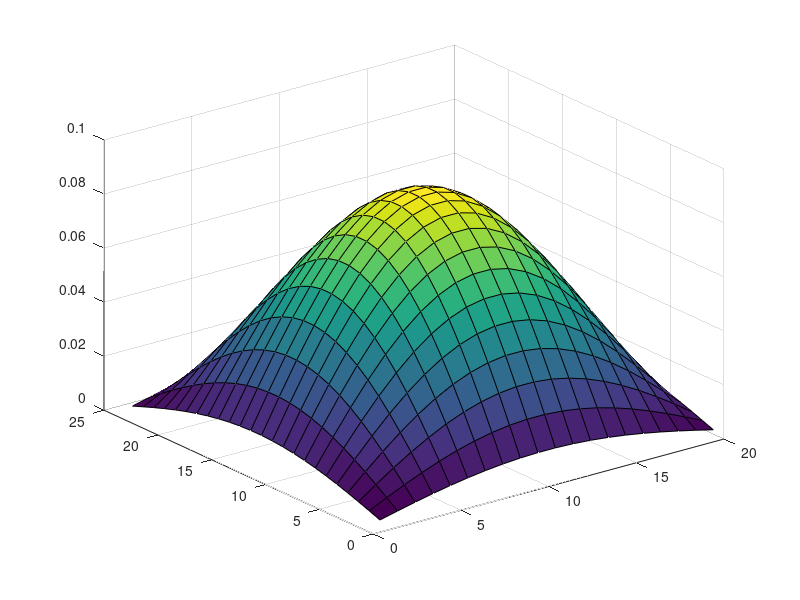
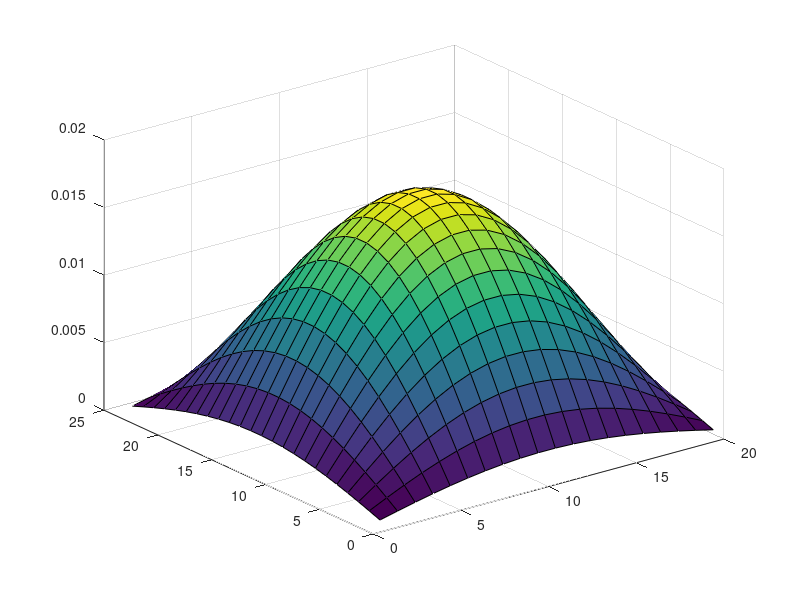

These charts were generated, in order, by the following MATLAB code: (Note: this script raises an error after producing the figures.)
%Vec Object: V0_EPS_0x84000000_0 1 MPI processes
%  type: seq
phitest8 = [
1.5993796067893648e-03
3.1630317159629961e-03
4.6560269231724549e-03
6.0450141825183490e-03
7.2989658138110508e-03
8.3898706096787404e-03
9.2933595596548374e-03
9.9892502136026320e-03
1.0461997524297717e-02
1.0701041098090208e-02
1.0701041096641292e-02
1.0461997520079702e-02
9.9892502069903102e-03
9.2933595512357439e-03
8.3898706002009469e-03
7.2989658041167031e-03
6.0450141734688300e-03
4.6560269155718568e-03
3.1630317104866627e-03
1.5993796039238924e-03
3.1735360634346723e-03
6.2761805751336006e-03
9.2386255834988589e-03
1.1994694962196399e-02
1.4482822675478057e-02
1.6647428061693840e-02
1.8440157413432714e-02
1.9820964119442758e-02
2.0759003239745367e-02
2.1233320530613938e-02
2.1233320527738953e-02
2.0759003231375858e-02
1.9820964106322409e-02
1.8440157396727309e-02
1.6647428042887734e-02
1.4482822656242251e-02
1.1994694944240084e-02
9.2386255684175304e-03
6.2761805642673014e-03
3.1735360577489205e-03
4.6976440025751067e-03
9.2903504004758150e-03
1.3675525721736850e-02
1.7755212395757825e-02
2.1438276963578851e-02
2.4642445848772843e-02
2.7296143213195387e-02
2.9340089842931599e-02
3.0728627347969807e-02
3.1430738095170496e-02
3.1430738090914769e-02
3.0728627335580797e-02
2.9340089823510117e-02
2.7296143188467119e-02
2.4642445820935003e-02
2.1438276935104958e-02
1.7755212369177893e-02
1.3675525699412640e-02
9.2903503843909212e-03
4.6976439941587445e-03
6.1476673492297995e-03
1.2158005968225987e-02
1.7896754823692025e-02
2.3235719748922263e-02
2.8055637089675772e-02
3.2248837857151366e-02
3.5721652875287023e-02
3.8396505195366984e-02
4.0213643036851994e-02
4.1132474543399300e-02
4.1132474537829963e-02
4.0213643020638880e-02
3.8396505169950662e-02
3.5721652842925895e-02
3.2248837820720855e-02
2.8055637052412850e-02
2.3235719714137910e-02
1.7896754794477002e-02
1.2158005947176172e-02
6.1476673382155631e-03
7.5007383829479987e-03
1.4833922664571073e-02
2.1835741625332795e-02
2.8349786199475972e-02
3.4230543395122853e-02
3.9346646814080899e-02
4.3583811160110744e-02
4.6847385183590523e-02
4.9064466034011239e-02
5.0185527789163763e-02
5.0185527782368664e-02
4.9064466014229730e-02
4.6847385152580273e-02
4.3583811120627126e-02
3.9346646769632232e-02
3.4230543349658582e-02
2.8349786157035796e-02
2.1835741589687728e-02
1.4833922638888327e-02
7.5007383695095938e-03
8.7355183745459510e-03
1.7275899703093622e-02
2.5430365978844318e-02
3.3016759899661796e-02
3.9865613961230388e-02
4.5823936081088160e-02
5.0758627188947775e-02
5.4559454439983515e-02
5.7141513634413436e-02
5.8447125836993248e-02
5.8447125829079537e-02
5.7141513611375483e-02
5.4559454403868342e-02
5.0758627142964356e-02
4.5823936029322339e-02
3.9865613908281770e-02
3.3016759850235111e-02
2.5430365937331358e-02
1.7275899673182982e-02
8.7355183588953174e-03
9.8325341100286984e-03
1.9445425655227000e-02
2.8623938522766457e-02
3.7163039901787875e-02
4.4871980377627921e-02
5.1578554958565156e-02
5.7132949850786631e-02
6.1411089050977884e-02
6.4317405999188199e-02
6.5786978377828306e-02
6.5786978368920779e-02
6.4317405973257122e-02
6.1411089010327359e-02
5.7132949799028623e-02
5.1578554900298591e-02
4.4871980318030018e-02
3.7163039846154190e-02
2.8623938476040299e-02
1.9445425621560184e-02
9.8325340924126595e-03
1.0774484994550245e-02
2.1308285797980737e-02
3.1366094706339727e-02
4.0723236888167473e-02
4.9170689249009296e-02
5.6519749661974358e-02
6.2606252261442299e-02
6.7294234637221048e-02
7.0478975010098116e-02
7.2089331543304894e-02
7.2089331533544077e-02
7.0478974981682888e-02
6.7294234592676264e-02
6.2606252204725973e-02
5.6519749598125897e-02
4.9170689183702015e-02
4.0723236827204190e-02
3.1366094655137289e-02
2.1308285761088692e-02
1.0774484975246619e-02
1.1546515893215367e-02
2.2835101700731459e-02
3.3613589068808007e-02
4.3641204400046402e-02
5.2693947337734408e-02
6.0569594563696608e-02
6.7092217133072354e-02
7.2116110436225275e-02
7.5529048998930592e-02
7.7254793413983378e-02
7.7254793403523120e-02
7.5529048968479270e-02
7.2116110388488780e-02
6.7092217072292140e-02
6.0569594495273313e-02
5.2693947267747704e-02
4.3641204334714981e-02
3.3613589013936809e-02
2.2835101661196022e-02
1.1546515872528596e-02
1.2136451405855203e-02
2.4001794541462701e-02
3.5330977247403424e-02
4.5870924302401479e-02
5.5386190705620723e-02
6.3664221128954937e-02
7.0520098051834998e-02
7.5800672513066533e-02
7.9387985205528228e-02
8.1201901492130441e-02
8.1201901481135749e-02
7.9387985173521178e-02
7.5800672462891142e-02
7.0520097987949462e-02
6.3664221057035841e-02
5.5386190632058387e-02
4.5870924233732215e-02
3.5330977189728802e-02
2.4001794499907352e-02
1.2136451384111522e-02
1.2534987881096782e-02
2.4789964845626913e-02
3.6491174958262089e-02
4.7377232520200020e-02
5.7204960993797932e-02
6.5754825164620057e-02
7.2835835195371901e-02
7.8289813023259255e-02
8.1994925796505122e-02
8.3868407418893842e-02
8.3868407407538148e-02
8.1994925763447163e-02
7.8289812971436251e-02
7.2835835129388599e-02
6.5754825090339392e-02
5.7204960917820076e-02
4.7377232449275899e-02
3.6491174898693607e-02
2.4789964802707034e-02
1.2534987858639112e-02
1.2735840141503767e-02
2.5187182658829785e-02
3.7075885134673733e-02
4.8136373600652108e-02
5.8121575020958265e-02
6.6808436495740448e-02
7.4002907894315892e-02
7.9544276614426854e-02
8.3308757636180689e-02
8.5212258674803157e-02
8.5212258663265553e-02
8.3308757602593000e-02
7.9544276561773500e-02
7.4002907827275380e-02
6.6808436420269651e-02
5.8121574943763070e-02
4.8136373528591632e-02
3.7075885074150862e-02
2.5187182615222271e-02
1.2735840118686287e-02
1.2735840605782311e-02
2.5187183577015670e-02
3.7075886486256170e-02
4.8136375355439021e-02
5.8121577139750587e-02
6.6808438931207900e-02
7.4002910592054105e-02
7.9544279514172853e-02
8.3308760673158941e-02
8.5212261781172624e-02
8.5212261769634964e-02
8.3308760639571267e-02
7.9544279461519554e-02
7.4002910525013718e-02
6.6808438855737215e-02
5.8121577062555489e-02
4.8136375283378621e-02
3.7075886425733388e-02
2.5187183533408188e-02
1.2735840582964855e-02
1.2534989244760085e-02
2.4789967542491541e-02
3.6491178928084539e-02
4.7377237674301034e-02
5.7204967217043434e-02
6.5754832317993020e-02
7.2835843119077773e-02
7.8289821540295582e-02
8.1994934716615328e-02
8.3868416542817473e-02
8.3868416531461834e-02
8.1994934683557438e-02
7.8289821488472744e-02
7.2835843053094720e-02
6.5754832243712591e-02
5.7204967141065814e-02
4.7377237603377143e-02
3.6491178868516300e-02
2.4789967499571811e-02
1.2534989222302496e-02
1.2136453583219284e-02
2.4001798847552148e-02
3.5330983586027327e-02
4.5870932531965454e-02
5.5386200642289940e-02
6.3664232550760633e-02
7.0520110703632913e-02
7.5800686112236434e-02
7.9387999448287089e-02
8.1201916060318624e-02
8.1201916049324099e-02
7.9387999416280289e-02
7.5800686062061334e-02
7.0520110639747807e-02
6.3664232478841995e-02
5.5386200568728047e-02
4.5870932463296606e-02
3.5330983528353066e-02
2.4001798805997062e-02
1.2136453561475736e-02
1.1546518747468428e-02
2.2835107345478292e-02
3.3613597377954323e-02
4.3641215187979587e-02
5.2693960363469884e-02
6.0569609536261011e-02
6.7092233718003283e-02
7.2116128263042867e-02
7.5529067669413127e-02
7.7254812511063239e-02
7.7254812500603134e-02
7.5529067638962166e-02
7.2116128215306788e-02
6.7092233657223665e-02
6.0569609467838327e-02
5.2693960293483839e-02
4.3641215122648749e-02
3.3613597323083597e-02
2.2835107305943202e-02
1.1546518726781837e-02
1.0774488346349068e-02
2.1308292426704740e-02
3.1366104463914204e-02
4.0723249556624326e-02
4.9170704545356173e-02
5.6519767244516149e-02
6.2606271737414107e-02
6.7294255571561823e-02
7.0478996935169319e-02
7.2089353969336703e-02
7.2089353959575969e-02
7.0478996906754424e-02
6.7294255527017566e-02
6.2606271680698447e-02
5.6519767180668486e-02
4.9170704480049648e-02
4.0723249495661730e-02
3.1366104412712342e-02
2.1308292389813126e-02
1.0774488327045660e-02
9.8325377487674323e-03
1.9445432851421071e-02
2.8623949115664803e-02
3.7163053654762669e-02
4.4871996983460491e-02
5.1578574046308605e-02
5.7132970994052353e-02
6.1411111777460239e-02
6.4317429801215201e-02
6.5787002723701998e-02
6.5787002714794623e-02
6.4317429775284499e-02
6.1411111736810305e-02
5.7132970942295074e-02
5.1578573988042838e-02
4.4871996923863372e-02
3.7163053599129740e-02
2.8623949068939284e-02
1.9445432817754710e-02
9.8325377311516294e-03
8.7355220715892683e-03
1.7275907014594426e-02
2.5430376741475781e-02
3.3016773873004536e-02
3.9865630833143040e-02
4.5823955474680114e-02
5.0758648670998233e-02
5.4559477530619016e-02
5.7141537817827340e-02
5.8447150572968079e-02
5.8447150565054472e-02
5.7141537794789747e-02
5.4559477494504405e-02
5.0758648625015543e-02
4.5823955422915098e-02
3.9865630780195255e-02
3.3016773823578628e-02
2.5430376699963460e-02
1.7275906984684244e-02
8.7355220559388758e-03
7.5007419059970682e-03
1.4833929631970128e-02
2.1835751881441660e-02
2.8349799515190156e-02
3.4230559472991334e-02
3.9346665294950678e-02
4.3583831631149747e-02
4.6847407187509592e-02
4.9064489079279204e-02
5.0185551360987450e-02
5.0185551354192462e-02
4.9064489059498027e-02
4.6847407156499869e-02
4.3583831591666809e-02
3.9346665250502767e-02
3.4230559427527840e-02
2.8349799472750705e-02
2.1835751845797204e-02
1.4833929606287818e-02
7.5007418925588931e-03
6.1476704769184952e-03
1.2158012153735992e-02
1.7896763928849264e-02
2.3235731570332589e-02
2.8055651363268454e-02
3.2248854264077954e-02
3.5721671049043890e-02
3.8396524729982444e-02
4.0213663495955065e-02
4.1132495469967424e-02
4.1132495464398226e-02
4.0213663479742263e-02
3.8396524704566622e-02
3.5721671016683360e-02
3.2248854227648088e-02
2.8055651326006216e-02
2.3235731535548858e-02
1.7896763899634769e-02
1.2158012132686557e-02
6.1476704659044574e-03
4.6976465383792411e-03
9.2903554154384199e-03
1.3675533103831952e-02
1.7755221980081632e-02
2.1438288536033436e-02
2.4642459150848693e-02
2.7296157947746147e-02
2.9340105680811752e-02
3.0728643935387299e-02
3.1430755061589835e-02
3.1430755057334225e-02
3.0728643922998549e-02
2.9340105661390659e-02
2.7296157923018347e-02
2.4642459123011398e-02
2.1438288507560084e-02
1.7755221953502209e-02
1.3675533081508156e-02
9.2903553993538279e-03
4.6976465299630402e-03
3.1735378480203468e-03
6.2761841044402600e-03
9.2386307786876329e-03
1.1994701707215359e-02
1.4482830819654640e-02
1.6647437423100618e-02
1.8440167782951343e-02
1.9820975265435348e-02
2.0759014913228846e-02
2.1233332470821990e-02
2.1233332467947060e-02
2.0759014904859499e-02
1.9820975252315236e-02
1.8440167766246258e-02
1.6647437404294887e-02
1.4482830800419221e-02
1.1994701689259398e-02
9.2386307636065958e-03
6.2761840935741716e-03
3.1735378423347060e-03
1.5993805280244972e-03
3.1630335378543934e-03
4.6560296050220775e-03
6.0450176644181114e-03
7.2989700179810759e-03
8.3898754422048194e-03
9.2933649125863330e-03
9.9892559673639119e-03
1.0462003550359270e-02
1.0701047261839765e-02
1.0701047260390870e-02
1.0462003546141331e-02
9.9892559607517237e-03
9.2933649041674095e-03
8.3898754327272219e-03
7.2989700082869294e-03
6.0450176553687772e-03
4.6560295974216312e-03
3.1630335323781702e-03
1.5993805251590825e-03
3.1713977499910550e-04
6.2719517146368200e-04
9.2324006417074487e-04
1.1986612994027770e-03
1.4473064218751030e-03
1.6636211104211688e-03
1.8427732523495352e-03
1.9807608848564518e-03
2.0745015922612386e-03
2.1219013620779950e-03
2.1219013617928993e-03
2.0745015914312827e-03
1.9807608835553823e-03
1.8427732506929573e-03
1.6636211085562761e-03
1.4473064199676002e-03
1.1986612976221539e-03
9.2324006267521764e-04
6.2719517038613444e-04
3.1713977443528248e-04
6.2927807057144500e-04
1.2444991088598268e-03
1.8319200934580437e-03
2.3784190102265441e-03
2.8717879764081828e-03
3.3010059445577641e-03
3.6564848945309812e-03
3.9302840140104569e-03
4.1162870831299089e-03
4.2103391007171208e-03
4.2103391001514241e-03
4.1162870814830891e-03
3.9302840114288379e-03
3.6564848912439508e-03
3.3010059408573921e-03
2.8717879726232608e-03
2.3784190066933799e-03
1.8319200904905744e-03
1.2444991067217255e-03
6.2927806945269158e-04
9.3149228333993411e-04
1.8421765682596423e-03
2.7117096726443123e-03
3.5206676637613669e-03
4.2509797568242363e-03
4.8863319864659166e-03
5.4125316337683225e-03
5.8178242681498123e-03
6.0931563219189478e-03
6.2323773320130714e-03
6.2323773311756970e-03
6.0931563194812329e-03
5.8178242643283596e-03
5.4125316289026790e-03
4.8863319809884197e-03
4.2509797512215869e-03
3.5206676585313825e-03
2.7117096682517006e-03
1.8421765650947059e-03
9.3149228168389357e-04
1.2190163181213017e-03
2.4108018259875255e-03
3.5487340046535397e-03
4.6073933295708233e-03
5.5631311007661582e-03
6.3945977157239490e-03
7.0832195842287071e-03
7.6136140316780485e-03
7.9739329226118372e-03
8.1561273284758897e-03
8.1561273273800423e-03
7.9739329194216755e-03
7.6136140266770220e-03
7.0832195778611877e-03
6.3945977085557194e-03
5.5631310934341404e-03
4.6073933227264987e-03
3.5487339989050573e-03
2.4108018218456716e-03
1.2190163159540919e-03
1.4873157518752167e-03
2.9414073274808979e-03
4.3297927237518812e-03
5.6214577051080915e-03
6.7875486102336787e-03
7.8020168951955836e-03
8.6422010148727683e-03
9.2893326444266032e-03
9.7289559326611350e-03
9.9512504218462992e-03
9.9512504205092698e-03
9.7289559287688405e-03
9.2893326383248920e-03
8.6422010071037988e-03
7.8020168864496638e-03
6.7875486012879292e-03
5.6214576967573669e-03
4.3297927167381999e-03
2.9414073224274468e-03
1.4873157492310170e-03
1.7321593440917777e-03
3.4256251106412824e-03
5.0425680726984209e-03
6.5468683963327227e-03
7.9049224980438718e-03
9.0863936932934382e-03
1.0064889867909675e-02
1.0818553034305733e-02
1.1330547602799820e-02
1.1589436460862888e-02
1.1589436459305751e-02
1.1330547598266769e-02
1.0818553027199553e-02
1.0064889858861772e-02
9.0863936831077664e-03
7.9049224876254678e-03
6.5468683866073112e-03
5.0425680645301502e-03
3.4256251047559325e-03
1.7321593410122905e-03
1.9496857658666989e-03
3.8558187733674018e-03
5.6758191607994835e-03
7.3690311268823630e-03
8.8976311141840021e-03
1.0227472724897586e-02
1.1328849494945593e-02
1.2177158487298084e-02
1.2753449880926993e-02
1.3044850278487823e-02
1.3044850276735142e-02
1.2753449875824678e-02
1.2177158479299510e-02
1.1328849484761464e-02
1.0227472713432805e-02
8.8976311024572576e-03
7.3690311159356333e-03
5.6758191516054386e-03
3.8558187667429686e-03
1.9496857624004885e-03
2.1364644953140322e-03
4.2252039040777314e-03
6.2195592393221900e-03
8.0749798983373883e-03
9.7500188495273938e-03
1.1207258490612739e-02
1.2414146496037151e-02
1.3343722982128523e-02
1.3975222746346109e-02
1.4294539127584783e-02
1.4294539125664201e-02
1.3975222740755001e-02
1.3343722973363694e-02
1.2414146484877405e-02
1.1207258478049643e-02
9.7500188366772458e-03
8.0749798863419854e-03
6.2195592292473697e-03
4.2252038968186890e-03
2.1364644915157663e-03
2.2895499189626157e-03
4.5279550759675857e-03
6.6652131985372471e-03
8.6535814718257786e-03
1.0448643034219123e-02
1.2010299176632882e-02
1.3303665081414871e-02
1.4299849091525093e-02
1.4976598102407569e-02
1.5318794659566353e-02
1.5318794657508151e-02
1.4976598096415836e-02
1.4299849082132261e-02
1.3303665069455491e-02
1.2010299163169620e-02
1.0448643020448234e-02
8.6535814589708757e-03
6.6652131877405468e-03
4.5279550681884195e-03
2.2895499148921955e-03
2.4065277859237994e-03
4.7592977176352299e-03
7.0057528025654911e-03
9.0957109461670335e-03
1.0982485936991731e-02
1.2623930339514340e-02
1.3983376998198512e-02
1.5030458121159773e-02
1.5741783646450385e-02
1.6101463737384237e-02
1.6101463735220877e-02
1.5741783640152520e-02
1.5030458111287040e-02
1.3983376985628113e-02
1.2623930325363223e-02
1.0982485922517285e-02
9.0957109326553660e-03
7.0057527912171748e-03
4.7592977094586169e-03
2.4065277816454175e-03
2.4855532822152370e-03
4.9155834112119814e-03
7.2358075292784565e-03
9.3943956635630533e-03
1.1343128522031050e-02
1.3038474632775309e-02
1.4442562765168060e-02
1.5524027910571701e-02
1.6258711924797959e-02
1.6630203181120604e-02
1.6630203178886208e-02
1.6258711918293322e-02
1.5524027900374777e-02
1.4442562752184890e-02
1.3038474618159528e-02
1.1343128507081308e-02
9.3943956496077112e-03
7.2358075175575024e-03
4.9155834027668809e-03
2.4855532777963672e-03
2.5253801247768050e-03
4.9943474304818183e-03
7.3517492672151982e-03
9.5449251733228935e-03
1.1524883223101055e-02
1.3247394425466213e-02
1.4673980726532908e-02
1.5772774545753369e-02
1.6519230645002492e-02
1.6896674428629382e-02
1.6896674426359191e-02
1.6519230638393629e-02
1.5772774535393063e-02
1.4673980713341720e-02
1.3247394410616245e-02
1.1524883207911783e-02
9.5449251591439559e-03
7.3517492553064577e-03
4.9943474219014102e-03
2.5253801202871390e-03
2.5253802163362205e-03
4.9943476115553590e-03
7.3517495337579808e-03
9.5449255193807980e-03
1.1524883640943713e-02
1.3247394905759711e-02
1.4673981258548296e-02
1.5772775117606296e-02
1.6519231243918710e-02
1.6896675041230082e-02
1.6896675038959891e-02
1.6519231237309848e-02
1.5772775107245996e-02
1.4673981245357128e-02
1.3247394890909765e-02
1.1524883625754460e-02
9.5449255052018761e-03
7.3517495218492507e-03
4.9943476029749656e-03
2.5253802118465570e-03
2.4855535511404615e-03
4.9155839430550883e-03
7.2358083121589513e-03
9.3943966799926726e-03
1.1343129749304452e-02
1.3038476043477226e-02
1.4442564327785731e-02
1.5524029590198860e-02
1.6258713683914475e-02
1.6630204980430736e-02
1.6630204978196353e-02
1.6258713677409858e-02
1.5524029580001960e-02
1.4442564314802614e-02
1.3038476028861483e-02
1.1343129734354753e-02
9.3943966660373739e-03
7.2358083004380371e-03
4.9155839346100147e-03
2.4855535467216082e-03
2.4065282153172734e-03
4.7592985668302376e-03
7.0057540525924186e-03
9.0957125691023544e-03
1.0982487896581745e-02
1.2623932591985063e-02
1.3983379493233455e-02
1.5030460803023990e-02
1.5741786455235426e-02
1.6101466610346553e-02
1.6101466608183217e-02
1.5741786448937655e-02
1.5030460793151316e-02
1.3983379480663138e-02
1.2623932577834035e-02
1.0982487882107383e-02
9.0957125555907684e-03
7.0057540412441759e-03
4.7592985586536740e-03
2.4065282110389170e-03
2.2895504818439684e-03
4.5279561891564523e-03
6.6652148371668359e-03
8.6535835992918066e-03
1.0448645602997521e-02
1.2010302129341396e-02
1.3303668352094858e-02
1.4299852607114985e-02
1.4976601784374884e-02
1.5318798425662047e-02
1.5318798423603871e-02
1.4976601778383218e-02
1.4299852597722226e-02
1.3303668340135594e-02
1.2010302115878243e-02
1.0448645589226761e-02
8.6535835864370199e-03
6.6652148263702258e-03
4.5279561813773529e-03
2.2895504777735829e-03
2.1364651563153575e-03
4.2252052113147054e-03
6.2195611635933049e-03
8.0749823966576057e-03
9.7500218660883792e-03
1.1207261958029504e-02
1.2414150336853341e-02
1.3343727110546643e-02
1.3975227070144128e-02
1.4294543550176215e-02
1.4294543548255649e-02
1.3975227064553095e-02
1.3343727101781916e-02
1.2414150325693719e-02
1.1207261945466555e-02
9.7500218532383769e-03
8.0749823846623416e-03
6.2195611535185947e-03
4.2252052040557455e-03
2.1364651525171336e-03
1.9496864834548514e-03
3.8558201925139746e-03
5.6758212498030933e-03
7.3690338390781235e-03
8.8976343889859508e-03
1.0227476489152055e-02
1.1328853664565373e-02
1.2177162969140749e-02
1.2753454574875586e-02
1.3044855079687306e-02
1.3044855077934649e-02
1.2753454569773349e-02
1.2177162961142286e-02
1.1328853654381377e-02
1.0227476477687424e-02
8.8976343772593589e-03
7.3690338281315430e-03
5.6758212406091725e-03
3.8558201858896316e-03
1.9496864799886876e-03
1.7321600731780575e-03
3.4256265525272589e-03
5.0425701951747484e-03
6.5468711519867931e-03
7.9049258253189262e-03
9.0863975178636629e-03
1.0064894104340484e-02
1.0818557587962283e-02
1.1330552371960930e-02
1.1589441338993405e-02
1.1589441337436293e-02
1.1330552367427960e-02
1.0818557580856213e-02
1.0064894095292725e-02
9.0863975076781473e-03
7.9049258149006818e-03
6.5468711422615308e-03
5.0425701870066009e-03
3.4256265466419997e-03
1.7321600700986170e-03
1.4873164466484496e-03
2.9414087015072776e-03
4.3297947463379338e-03
5.6214603310725886e-03
6.7875517809169242e-03
7.8020205397697469e-03
8.6422050519241005e-03
9.2893369837740505e-03
9.7289604773708443e-03
9.9512550703969773e-03
9.9512550690599704e-03
9.7289604734786175e-03
9.2893369776724435e-03
8.6422050441552645e-03
7.8020205310239824e-03
6.7875517719713247e-03
5.6214603227220132e-03
4.3297947393243722e-03
2.9414086964539132e-03
1.4873164440042945e-03
1.2190169349263313e-03
2.4108030458191809e-03
3.5487358002627952e-03
4.6073956608467448e-03
5.5631339156319006e-03
6.3946009513000650e-03
7.0832231682377714e-03
7.6136178840592317e-03
7.9739369573093091e-03
8.1561314553611815e-03
8.1561314542653602e-03
7.9739369541192099e-03
7.6136178790582997e-03
7.0832231618703726e-03
6.3946009441319604e-03
5.5631339083000147e-03
4.6073956540025451e-03
3.5487357945144216e-03
2.4108030416774015e-03
1.2190169327591608e-03
9.3149278342063155e-04
1.8421775572500609e-03
2.7117111284520449e-03
3.5206695538660747e-03
4.2509820390041085e-03
4.8863346097408281e-03
5.4125345395386526e-03
5.8178273915054516e-03
6.0931595930893024e-03
6.2323806779256011e-03
6.2323806770882440e-03
6.0931595906516360e-03
5.8178273876840726e-03
5.4125345346731019e-03
4.8863346042634388e-03
4.2509820334015666e-03
3.5206695486361883e-03
2.7117111240595147e-03
1.8421775540851848e-03
9.3149278176462267e-04
6.2927842250590173e-04
1.2444998048671057e-03
1.8319211179904933e-03
2.3784203403978072e-03
2.8717895825044310e-03
3.3010077907014651e-03
3.6564869394823379e-03
3.9302862120886390e-03
4.1162893852334844e-03
4.2103414554208948e-03
4.2103414548552119e-03
4.1162893835866941e-03
3.9302862095070687e-03
3.6564869361953726e-03
3.3010077870011655e-03
2.8717895787195853e-03
2.3784203368647115e-03
1.8319211150230822e-03
1.2444998027290460e-03
6.2927842138716934e-04
3.1713995667398382e-04
6.2719553075512246e-04
9.2324059305277126e-04
1.1986619860610401e-03
1.4473072509707931e-03
1.6636220634336598e-03
1.8427743079901030e-03
1.9807620195438332e-03
2.0745027806483938e-03
2.1219025776183179e-03
2.1219025773332274e-03
2.0745027798184539e-03
1.9807620182427893e-03
1.8427743063335576e-03
1.6636220615688048e-03
1.4473072490633293e-03
1.1986619842804525e-03
9.2324059155727439e-04
6.2719552967759637e-04
3.1713995611017207e-04
];

n=20;
m=24;
for i=1:m
    for j=1:n
        k=(i-1)*n+j;
        a(i,j) = phitest8(k);
    end
end
for i=1:m
    for j=1:n
        k=(i-1)*n+j;
        b(i,j) = phitest8(k+480);
    end
end

X=1:1:20
Y=1:1:24
figure(1)
surf(X,Y,a)
figure(2)
surf(X,Y,b)
PetscBinaryWrite('wu-readtwogroups',a,b, 'indices','int32','precision','float64');
